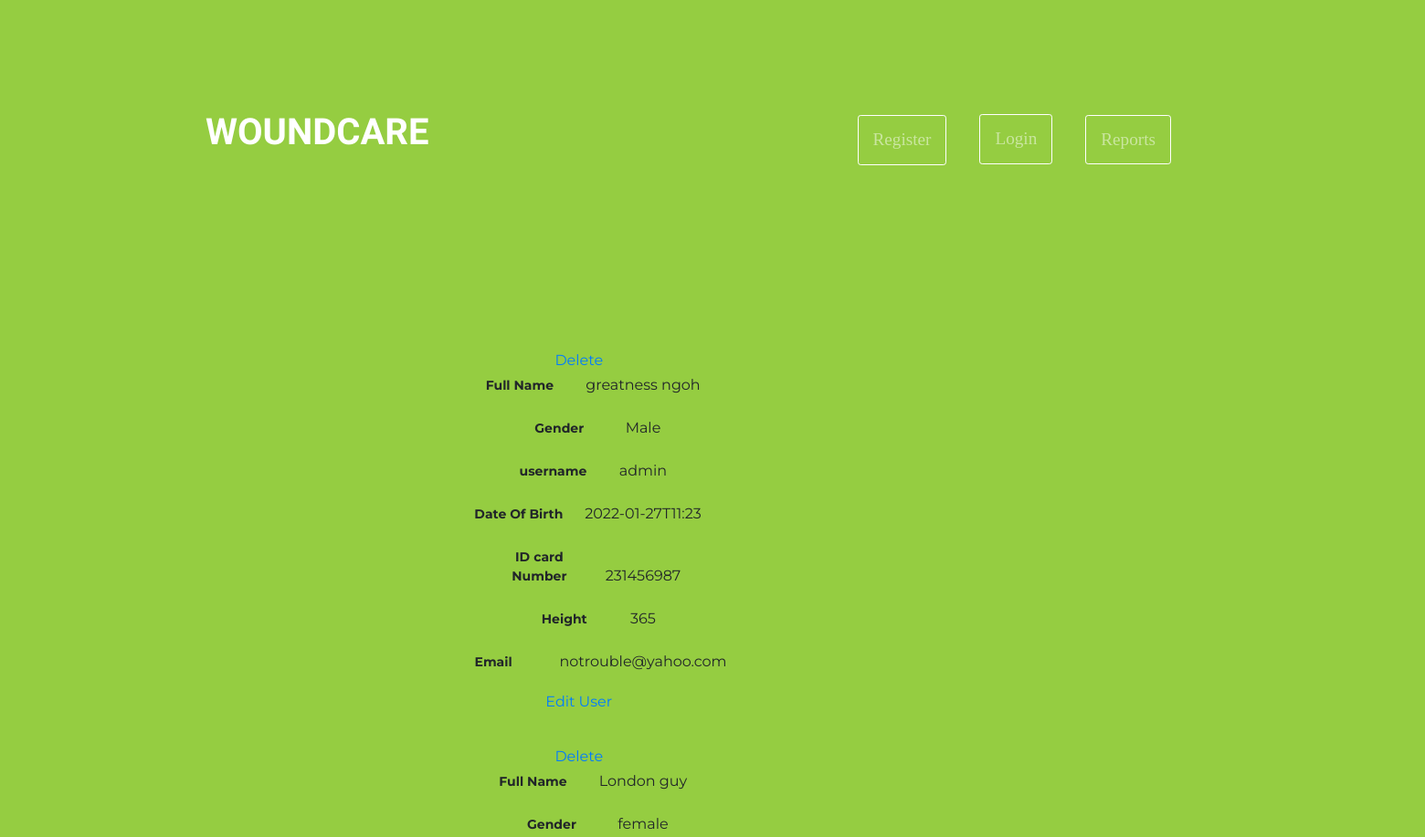
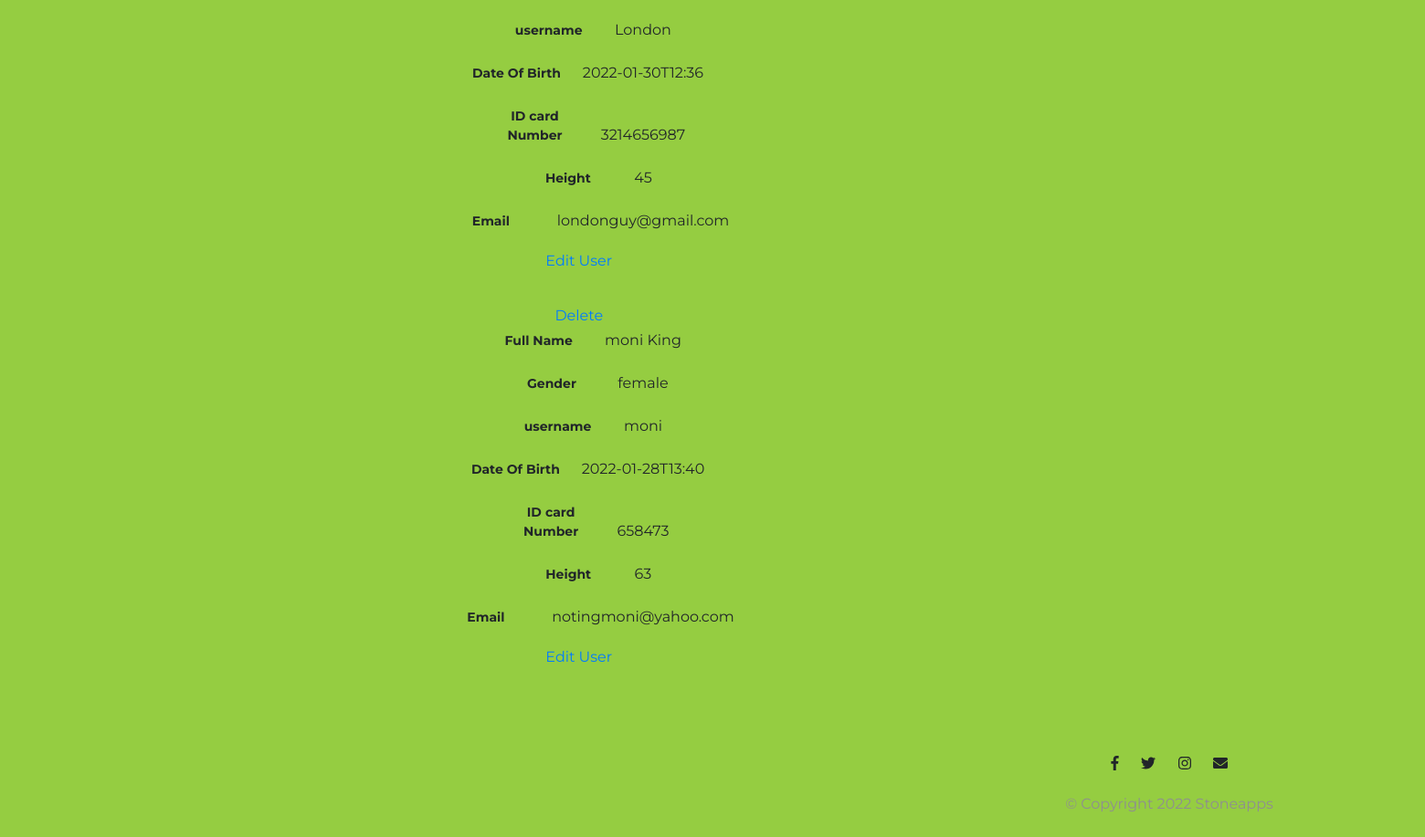
Screenshot of /users with the database file from the repository (2 pictures, top to bottom).
### main.py (models this page shows)
class User(UserMixin, db.Model):
    __tablename__ = "users"
    id = db.Column(db.Integer, primary_key=True)
    Full_name = db.Column(db.String(100), nullable=False)
    username = db.Column(db.String(100), nullable=False)
    Gender = db.Column(db.String(100), nullable=False)
    Date_of_birth = db.Column(db.String(100), nullable=False)
    Card_number = db.Column(db.String(100), nullable=False)
    Height = db.Column(db.String(100), nullable=False)
    Medical_History = db.Column(db.String(100), nullable=False)
    email = db.Column(db.String(100), nullable=False)
    password = db.Column(db.String(100), nullable=False)

### main.py (the view)
@app.route('/users')
def users():
    all_users = db.session.query(User).all()
    return render_template('all_users.html', users=all_users)

### templates/all_users.html (shortened to what this page needs)
{% extends 'base.html' %}
{% import 'bootstrap/wtf.html' as wtf %}
{% block content %}
{% for user in users %}
<div class="container fluid col-md-9 " >
    <form>
            <div class="row">
        <div class="col-md-9 form-group" >
     <a href="{{ url_for('delete', id=users.id) }}" class="button">Delete</a>
            <div class="col-md-12 form-group">
                <label for="FullName " class="col-sm-2 col-form-label col-form-label-sm">Full Name</label>
                {{ user.Full_name}}
            </div>
            <div class="col-md-12 form-group">
                <label for="Gender " class="col-sm-2 col-form-label col-form-label-sm">Gender</label>
                {{user.Gender}}
            </div>
            <div class="col-md-12 form-group" >
                <label for="Username" class="col-sm-2 col-form-label col-form-label-sm">username</label>
                {{user.username}}
            </div>
            <div class="col-md-12 form-group" >
                <label for="DateOfBirth" class="col-sm-2 col-form-label col-form-label-sm">Date Of Birth</label>
                {{ user.Date_of_birth }}
            </div>
            <div class="col-md-12 form-group">
                <label for="CardNumber" class="col-sm-2 col-form-label col-form-label-sm">ID card Number</label>
                {{ user.Card_number }}
            </div>
            <div class="col-md-12 form-group" >
                <label for="Height" class="col-sm-2 col-form-label col-form-label-sm">Height</label>
                {{user.Height }}
            </div>
            <div class="col-md-12 form-group">
                <label for="Email" class="col-sm-2 col-form-label col-form-label-sm">Email</label>
                {{user.email}}
            </div>
    <a href="{{ url_for('edit', id=users.id) }}" class="button">Edit User</a>
        </div>
        </div>
    </form>
    </div>
 {% endfor %}
<div class="container-fluid" style="padding-top: 30px; padding-bottom: 30px;margin-left: 500px;">
   {% include "footer.html"%}
</div>
{% endblock %}

### templates/base.html (shortened to what this page needs)
<!DOCTYPE html>
<html lang="en">
<head>
</head>
<body style="background_color: #95CD41">
    {% block content %}{% endblock %}
</body>
</html>

### templates/header.html (shortened to what this page needs)
<!DOCTYPE html>
<html lang="en" dir="ltr">
  <head>
      <link rel="stylesheet" href="https://maxcdn.bootstrapcdn.com/bootstrap/4.0.0/css/bootstrap.min.css">
      <link rel="stylesheet" href="css/styles.css">
</head>
<body class="header_patients">
  <section class="colored-section" id="">
    <div class="container-fluid" style="background-color: #95CD41; padding-right: 200px;">
      <nav class="navbar navbar-expand-lg navbar-dark container-fluid">
        <a class="navbar-brand" href="">WOUNDCARE
        </a>
        <div class="collapse navbar-collapse" id="navbarTogglerDemo02">
          <ul class="navbar-nav ml-auto">
            <li class="nav-item">
              <a  href="{{ url_for('register_data') }}" class="nav-link" href="#"><button type="button" class="btn btn-outline-primary btn-sm download-button">Register</a>
            </li>
            <li class="nav-item">
              <a href="{{ url_for('login') }}" class="nav-link" href=""><button type="button" class="btn btn-outline-primary btn-sm download-button">Login</a>
            </li>
            <li class="nav-item">
              <a class="nav-link" href="{{ url_for('home') }}"><button type="button" class="btn btn-dark btn-outline-primary btn-sm download-button">Reports</a>
            </li>
          </ul>
        </div>
    </nav>
    </div>
  </section>
</body>

### templates/footer.html (shortened to what this page needs)
<!DOCTYPE html>
<html lang="en" dir="ltr">
  <head>
    <link rel="stylesheet" href="https://maxcdn.bootstrapcdn.com/bootstrap/4.0.0/css/bootstrap.min.css">
    <link rel="stylesheet" href="css/styles.css">
  </head>
  <body >
    <footer  id="footer">
  <div  style="
    padding-top: 30px;
    padding-bottom: 30px; class="container-fluid bottom_page">
    <i class="social-icon fab fa-facebook-f"></i>
    <i class="social-icon fab fa-twitter"></i>
    <i class="social-icon fab fa-instagram"></i>
    <i class="social-icon fas fa-envelope"></i>
    <p>© Copyright 2022 Stoneapps</p>
  </div>
</footer>
  </body>
</html>

### static/css/styles.css (style rules this page uses)
body { font-family: "Montserrat"; text-align: center; }
p { color: #8f8f8f; }
form { width: 100%; display: block; padding-top: 20px; }
label { font-weight: bold; }
.container-fluid { padding: 7% 15%; }
.colored-section { background-color: #95CD41; color: #fff; width: 1500px; }
.header_patients { background-color: #95CD41; width: 100%; }
.navbar { padding: 0 0 4.5rem; }
.navbar-brand { font-family: "Ubuntu"; font-size: 2.5rem; font-weight: bold; }
.nav-item { padding: 0 18px; }
.nav-link { font-size: 1.2rem; font-family: "Montserrat-Light"; }
.download-button { margin: 5% 3% 5% 0; border-color: white; color: White; }
.social-icon { margin: 20px 10px; }

### rows the page displays
User: Full_name "greatness ngoh", Gender "Male", username "admin", Date_of_birth "2022-01-27T11:23", Card_number "231456987", Height "365", email "notrouble@yahoo.com"
User: Full_name "London guy", Gender "female", username "London", Date_of_birth "2022-01-30T12:36", Card_number "3214656987", Height "45", email "londonguy@gmail.com"
User: Full_name "moni King", Gender "female", username "moni", Date_of_birth "2022-01-28T13:40", Card_number "658473", Height "63", email "notingmoni@yahoo.com"
